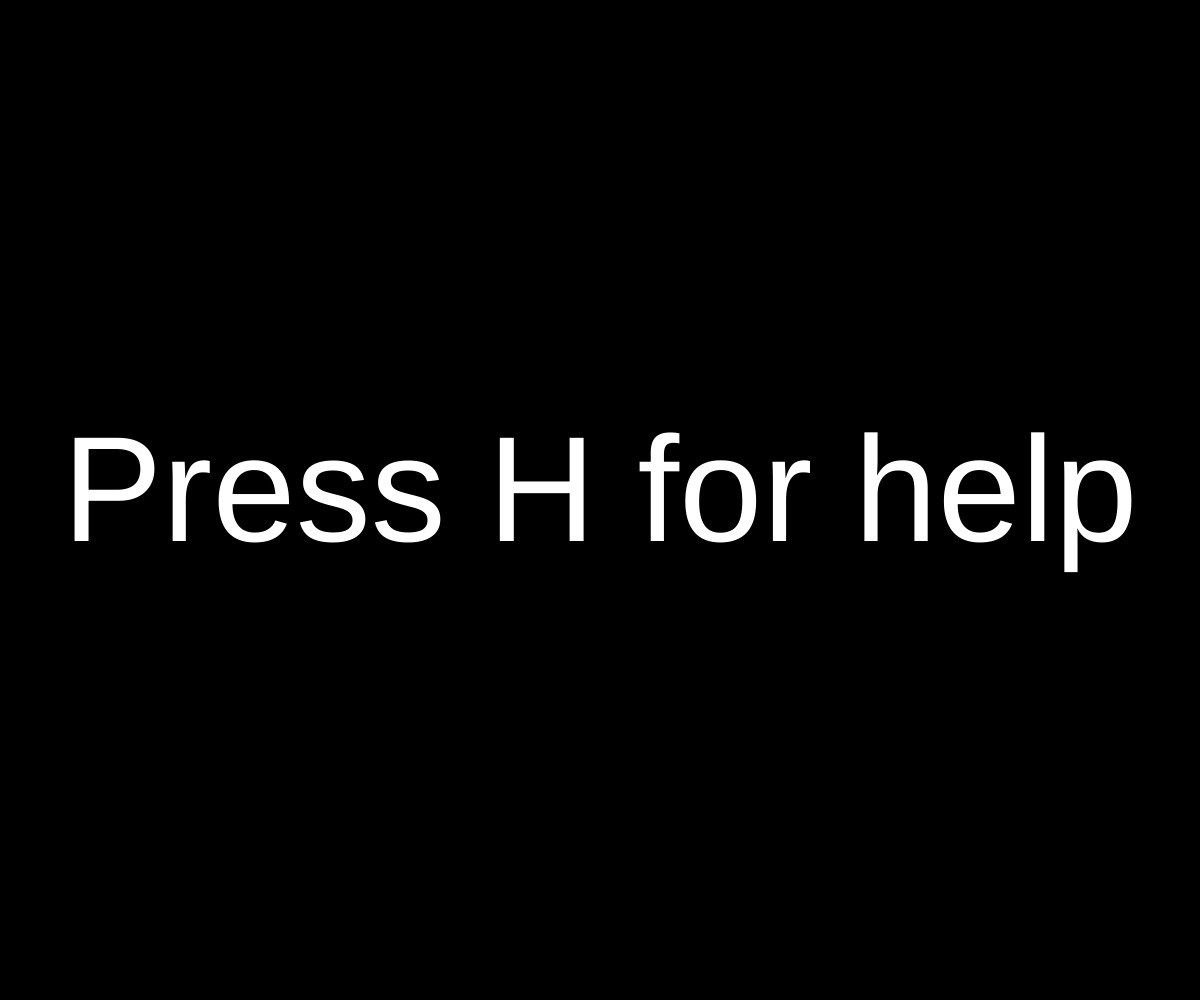
Frame 1 (no input)
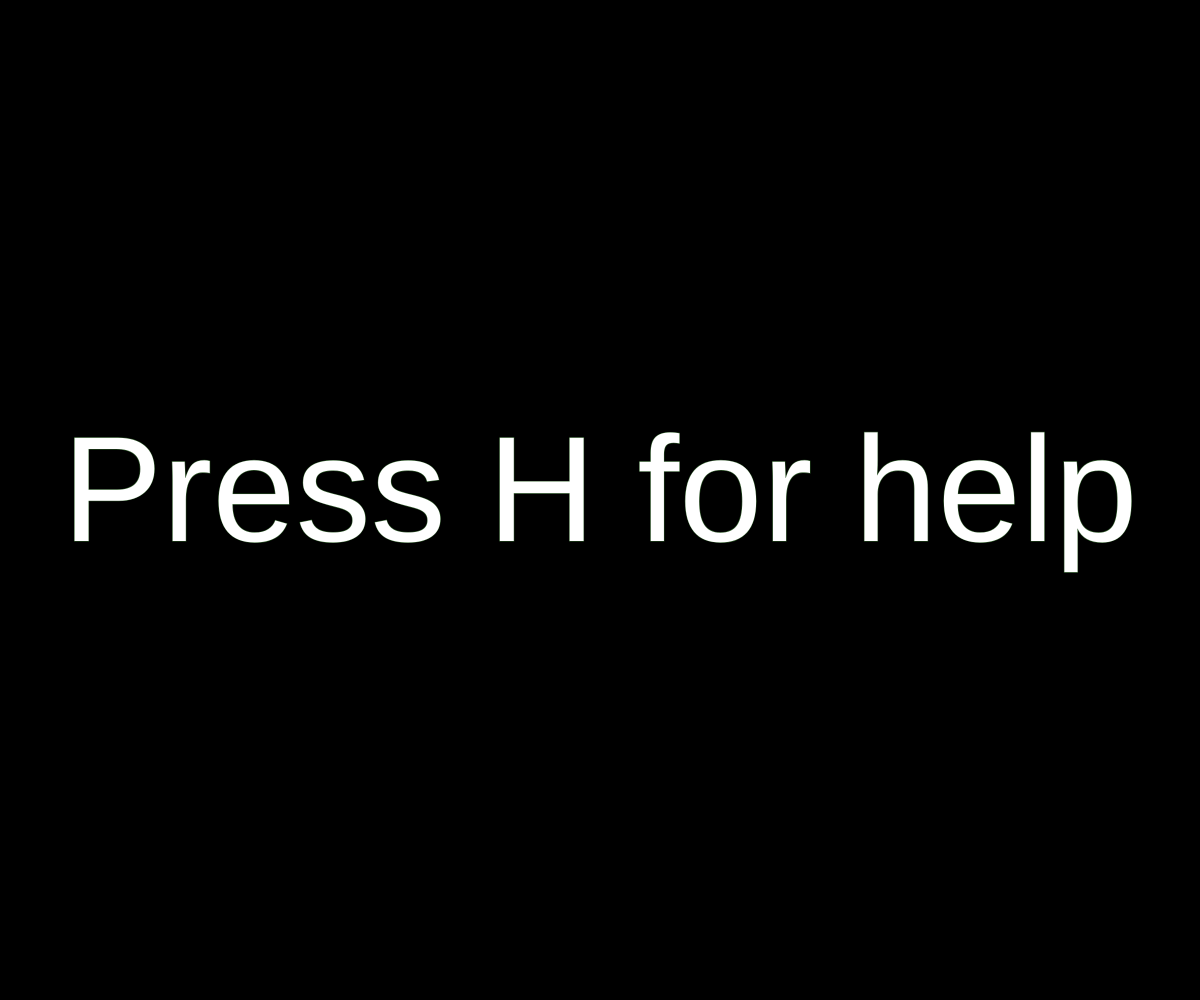
Frame 60 (no input)
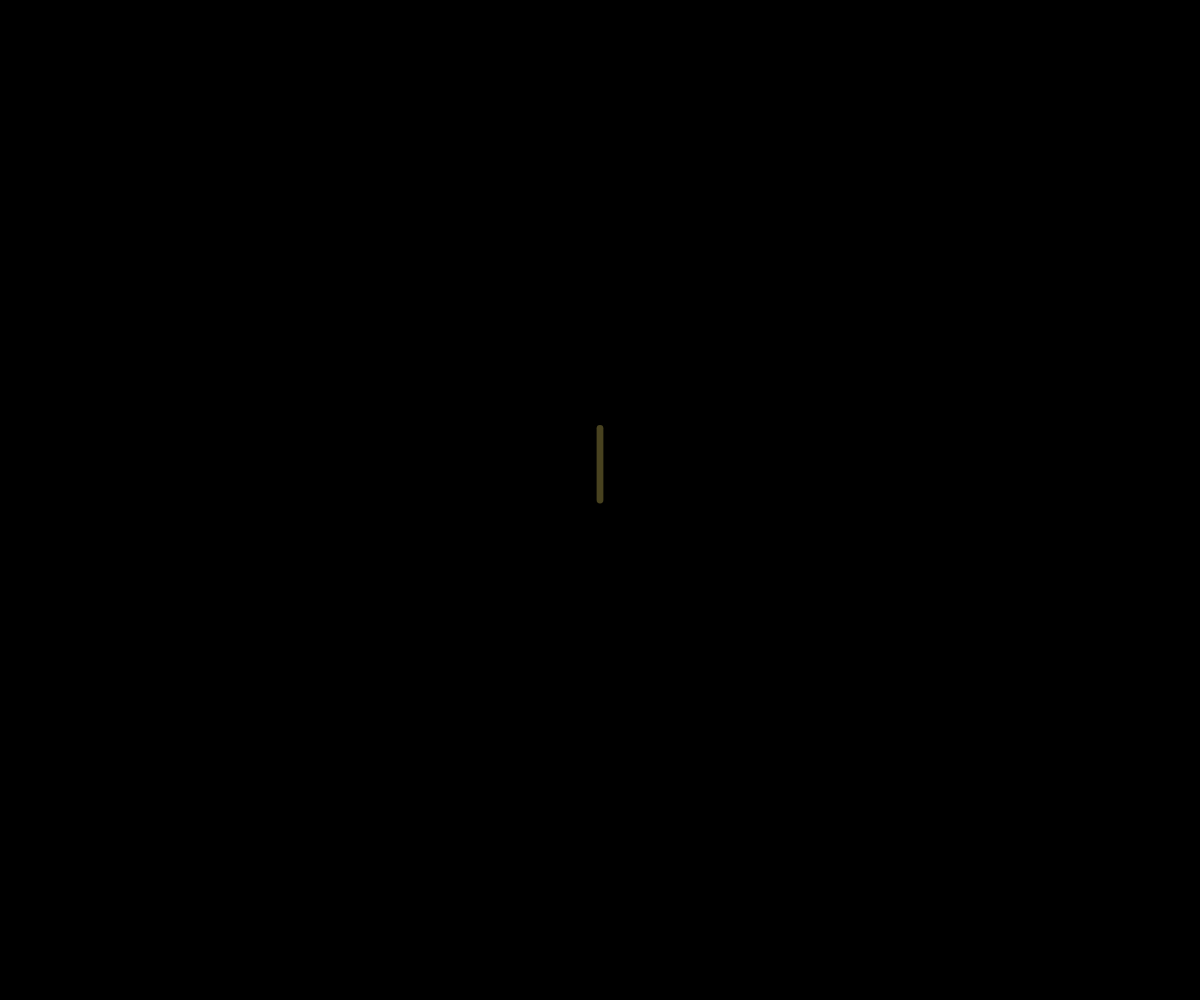
Frame 120 (the mouse pressed at the canvas centre since frame 60)

The p5.js sketch that drew these frames (run headless with seeded random() and noise() and a simulated clock; from frame 60 on, the mouse is pressed at the canvas centre):

// p5.js sketch
// ── sketch.js
var h = 180;
var ang;
var count = 0;
var instructions = true;
var treers = [];
var treegs = [];
var treebs = [];
var treeposx = [];
var treeposy = [];
var groundposx = [];
var groundposy = [];
var starposx = [];
var starposy = [];
var lens = [];
var lr = [];
var lg = [];
var lb = [];
var times = [24, 20, 18, 16, 14, 12, 10, 8, 6, 4, 2, 0];
var stars = false;
var freeze = false;
var stara = 0;
var sky = false;
var lenmax = 90;
var time = 0;
var midy;
var help = false;
var sunsize = 45;
var newc;
var boxh;
var sc1 = [2, 0, 2];
var sc2 = [6, 2, 13];
var sc3 = [3, 7, 28];
var sc4 = [27, 64, 95];
var sc5 = [248, 74, 47];
var sc5_2 = [232, 205, 134];
var sc6 = [91, 171, 212];
var sc7 = [91, 171, 212];
var sc9 = [232, 205, 134];
var sc10 = [232, 205, 134];
var sc11 = [247, 152, 70];
var sc12 = [247, 152, 70];
//var sc6 = [248, 74, 47]; deep red
//;var sc5 = [247, 152, 70];
//

function setup() {
    var cnv = createCanvas(windowWidth, windowHeight);
    var x = (windowWidth - width) / 2;
    var y = (windowHeight - height) / 2;
    cnv.position(x, y);

    for (var i = 0; i < width / 1.7; i++) {
        append(starposx, random(0, width))
        append(starposy, random(0, height))
    }

    // make the leave colors
    for (var i = 0; i < 1000; i++) {
        append(lr, 55 + random(-20, 20));
        append(lg, 100 + random(-20, 20));
        append(lb, 49 + random(-20, 20));
    }

    background(0);
}

function draw() {
    // time
    if (!freeze) {
        time = map(mouseY, height, 0, 0, 24);
    }
    // BACKGROUND DUN DUN DUNNNNNNNNNN
    if (sky) {
        //night
        if (time <= times[0] && time > times[1]) {
            midy = map(time, times[1], times[0], 0, height);
            doubleGrad(sc1, sc2, sc3, midy);
            stara = 255;
        } else if (time <= times[1] && time > times[2]) {
            midy = map(time, times[2], times[1], 0, height);
            doubleGrad(sc2, sc3, sc4, midy);
            stara = 255;
        } else if (time <= times[2] && time > times[3]) {
            midy = map(time, times[3], times[2], 0, height);
            doubleGrad(sc3, sc4, sc5, midy);
            stara = map(midy, 0, height, 0, 255);
        } else if (time <= times[3] && time > times[4]) {
            midy = map(time, times[4], times[3], 0, height);
            doubleGrad(sc4, sc5, sc6, midy);
            stara = 0;
        } else if (time <= times[4] && time > times[5]) {
            midy = map(time, times[5], times[4], 0, height);
            doubleGrad(sc5, sc6, sc7, midy);
            stara = 0;
            //reverse reverse
        } else if (time <= times[5] && time > times[6]) {
            midy = map(time, times[6], times[5], 0, height);
            doubleGrad(sc7, sc6, sc5_2, midy);
            stara = 0;
        } else if (time <= times[6] && time > times[7]) {
            midy = map(time, times[7], times[6], 0, height);
            doubleGrad(sc6, sc5_2, sc4, midy);
            stara = 0;
        } else if (time <= times[7] && time > times[8]) {
            midy = map(time, times[8], times[7], 0, height);
            doubleGrad(sc5_2, sc4, sc3, midy);
            stara = map(midy, 0, height, 255, 0);
        } else if (time <= times[8] && time > times[9]) {
            midy = map(time, times[9], times[8], 0, height);
            doubleGrad(sc4, sc3, sc2, midy);
            stara = 255;
        } else if (time <= times[9] && time > times[10]) {
            midy = map(time, times[10], times[9], 0, height);
            doubleGrad(sc3, sc2, sc1, midy);
            stara = 255;
        } else {
            background(0);
        }
    } else {
        background(0);

        if (instructions) {
            textSize(width / 8);
            textAlign(CENTER, CENTER);
            fill(255);
            text("Press H for help", width / 2, height / 2);
        }
    }

    showStars();

    //clock
    if (false) {
        stroke(0);
        fill(255);
        textSize(30);
        textAlign(LEFT, TOP);
        text(int(time) + ":00", 15, 15);
    }

    //sun
    if (false) {
        var sunx = mouseX;
        var suny = mouseY;
        noStroke();
        for (i = 0; i < 100; i++) {
            fill(255, 255, 150, map(i, 0, 100, 105, 0));
            circle(sunx, suny, sunsize + i * 2);
        }
        fill(253, 220, 5);
        circle(sunx, suny, sunsize + 3)
        fill(245, 251, 53);
        circle(sunx, suny, sunsize);
        fill(255, 255, 255);
        circle(sunx, suny, sunsize - 5);
        var a = map(mouseY, 0, height, 255, 0);
        fill(255, 255, 255, a);
        circle(sunx, suny, sunsize + 3);
    }

    // decide ang
    ang = radians(map(mouseX, 0, width, 0, 180));
    if (ang > PI) {
        ang = PI;
    } else if (ang < 0) {
        ang = 0;
    }

    if (keyIsDown(71)) {
        append(groundposx, mouseX);
        append(groundposy, mouseY);
    }

    // draw ground
    stroke(45, 90, 39);
    strokeWeight(30);
    for (var i = 0; i < groundposx.length; i++) {
        line(groundposx[i], groundposy[i], groundposx[i], height + 7);
    }
    strokeWeight(1);

    // sort trees
    /*treeposx.sort(function (a, b) {
        return a - b;
    })*/
    // draw trees  
    for (var i = 0; i < treeposx.length; i++) {
        stroke(treers[i], treegs[i], treebs[i]);
        branch(lens[i], treeposx[i], treeposy[i], i);
    }

    if (mouseIsPressed) {
        instructions = false;
        append(treeposx, mouseX);
        append(treeposy, mouseY);
        append(lens, random(50, lenmax));
        append(treers, 82 + random(-20, 10));
        append(treegs, 59 + random(-20, 10));
        append(treebs, 33 + random(-20, 10));
        mouseIsPressed = false;
    }

    // help menu
    if (help) {
        instructions = false;
        rectMode(CENTER);
        fill(85);
        noStroke();
        if (width < height) {
            boxh = width;
        } else {
            boxh = height;
        }
        rect(width / 2, height / 2, boxh + 90, boxh - 50);
        //textSize(boxh / 13);
        fill(255);
        textSize(boxh / 23);
        textAlign(LEFT, CENTER);
        var margin = (width / 2) - (boxh / 2);
        text("1. Hold G and move the mouse to draw the ground", margin, 1 * boxh / 10);
        text("2. Click to grow a tree from where your mouse is", margin, 2 * boxh / 10);
        text("3. Grow the trees by pressing the up arrow repeatedly", margin, 3 * boxh / 10);
        text("    control them by moving the mouse horizontally", margin, 4 * boxh / 10);
        text("4. Press S to toggle the sky", margin, 5 * boxh / 10);
        text("    control it by moving the mouse vertically", margin, 6 * boxh / 10);
        text("F - Freeze the sky", margin, 7 * boxh / 10);
        text("R - Reset the trees, ground, and stars", margin, 8 * boxh / 10);
        text("H - Toggle this menu", margin, 9 * boxh / 10);
    }
}

function keyPressed() {
    instructions = false;
    if (keyIsDown(40)) {
        if (h < 180) {
            h = h / .67;
            count--;
        }
    } else if (keyIsDown(38)) {
        if (h > 5) {
            h = h * .67;
            count++;
        }
        print(count);
    } else if (keyIsDown(82)) {
        count = 0;
        h = 180;
        treers = [];
        treegs = [];
        treebs = [];
        treeposx = [];
        treeposy = [];
        lens = [];
        starposx = [];
        starposy = [];
        groundposx = [];
        groundposy = [];
        setup();
    } else if (keyIsDown(83)) {
        sky = !sky;
    } else if (keyIsDown(70)) {
        freeze = !freeze;
    } else if (keyIsDown(72)) {
        help = !help;
    }

}

function branch(len, x, y, lcol) {
    lcol = lcol % 1000;
    push();
    translate(x, y);
    strokeWeight(map(len, 1, lenmax, 2, 8));
    line(0, 0, 0, -len);
    translate(0, -len);
    if (len > h) {
        push();
        rotate(ang);
        branch(len * .67, 0, 0, lcol + 13);
        pop();
        push();
        rotate(-ang);
        branch(len * .67, 0, 0, lcol + 19);
        pop();
    } else if (count > 5) {
        // leaves/fruit
        noStroke();
        fill(lr[lcol], lg[lcol], lb[lcol]);
        circle(x, y, 8);
    }
    pop();
}

function showStars() {
    for (var i = 0; i < starposx.length; i++) {
        stroke(255, stara);
        fill(255, stara);
        circle(starposx[i], starposy[i], random(1, 3));
    }
}

function doubleGrad(c1, c2, c3, midy) {
    c1 = color(c1[0], c1[1], c1[2]);
    c2 = color(c2[0], c2[1], c2[2]);
    c3 = color(c3[0], c3[1], c3[2]);
    for (let y = -50; y < midy; y++) {
        n = map(y, -50, midy, 0, 1);
        newc = lerpColor(c1, c2, n);
        stroke(newc);
        line(0, y, width, y);
    }
    for (let y = midy; y < height + 50; y++) {
        n = map(y, midy, height + 50, 0, 1);
        newc = lerpColor(c2, c3, n);
        stroke(newc);
        line(0, y, width, y);
    }
}

function halfGrad(c1, c2, c3, midy) {
    c1 = color(c1[0], c1[1], c1[2]);
    c2 = color(c2[0], c2[1], c2[2]);
    c3 = color(c3[0], c3[1], c3[2]);
    for (let y = height / 2; y < midy; y++) {
        n = map(y, height / 2, midy, 0, 1);
        newc = lerpColor(c1, c2, n);
        stroke(newc);
        line(0, y, width, y);
    }
    for (let y = midy; y < height + 50; y++) {
        n = map(y, midy, height + 50, 0, 1);
        newc = lerpColor(c2, c3, n);
        stroke(newc);
        line(0, y, width, y);
    }
}

function canvasSquare() {
    var cnv = createCanvas(window.innerHeight - 22, window.innerHeight - 22);
    var x = (windowWidth - width) / 2;
    var y = (windowHeight - height) / 2;
    cnv.position(x, y);
}

function windowResized() {
    //canvasSquare();
    setup();
}
